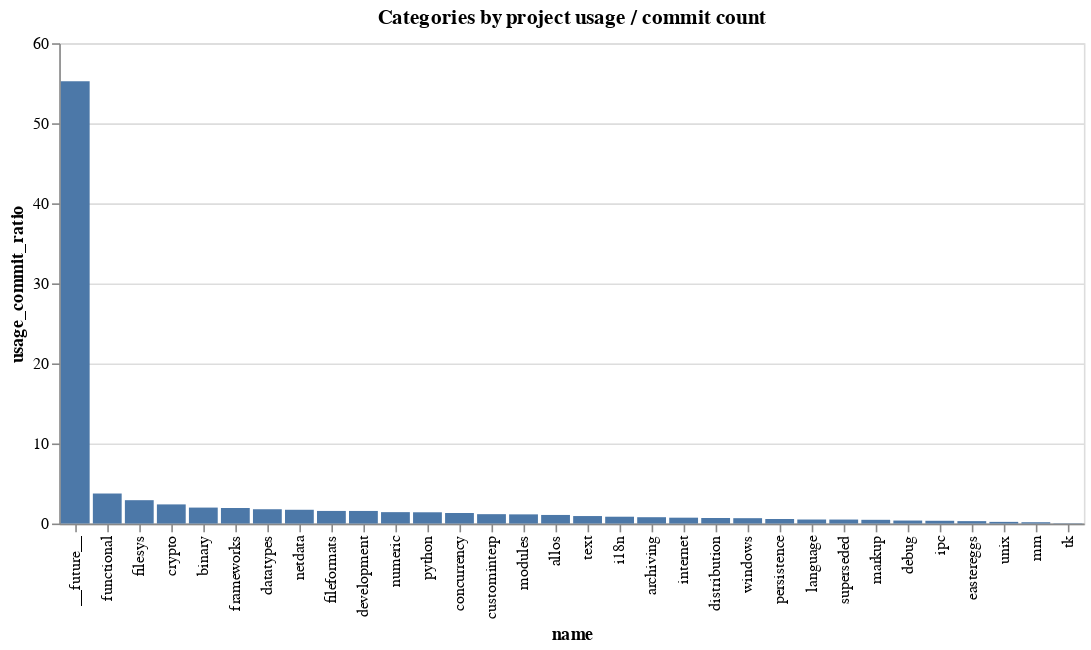

Notebook cell for this chart:
### Markdown cell above
## Categories by project usage / commit count

### Code cell
category_usage_df["usage_commit_ratio"] = category_usage_df["project_count"] / category_usage_df["commits"]

import altair as alt

alt.Chart(category_usage_df).mark_bar().encode(
    alt.X("name:N", sort="-y"),
    alt.Y("usage_commit_ratio:Q"),
    tooltip=["name", "usage_commit_ratio"]
).properties(
    title="Categories by project usage / commit count"
)

### Figure 1 — Vega-Lite specification as saved in the notebook (floating-point values rounded to 4 significant figures)
{"config": {"view": {"continuousWidth": 400, "continuousHeight": 300}}, "data": {"name": "data-3c008e1b477f2c5e60a5343164dc39e7"}, "mark": "bar", "encoding": {"tooltip": [{"type": "nominal", "field": "name"}, {"type": "quantitative", "field": "usage_commit_ratio"}], "x": {"type": "nominal", "field": "name", "sort": "-y"}, "y": {"type": "quantitative", "field": "usage_commit_ratio"}}, "title": "Categories by project usage / commit count", "$schema": "https://vega.github.io/schema/vega-lite/v4.8.1.json", "datasets": {"data-3c008e1b477f2c5e60a5343164dc39e7": [{"name": "__future__", "project_count": 1547, "commits": 28, "usage_commit_ratio": 55.25}, {"name": "allos", "project_count": 2772, "commits": 2587, "usage_commit_ratio": 1.072}, {"name": "archiving", "project_count": 632, "commits": 801, "usage_commit_ratio": 0.789}, {"name": "binary", "project_count": 1143, "commits": 574, "usage_commit_ratio": 1.991}, {"name": "concurrency", "project_count": 1692, "commits": 1289, "usage_commit_ratio": 1.313}, {"name": "crypto", "project_count": 724, "commits": 303, "usage_commit_ratio": 2.389}, {"name": "custominterp", "project_count": 69, "commits": 59, "usage_commit_ratio": 1.169}, {"name": "datatypes", "project_count": 2679, "commits": 1501, "usage_commit_ratio": 1.785}, {"name": "debug", "project_count": 284, "commits": 762, "usage_commit_ratio": 0.3727}, {"name": "development", "project_count": 2057, "commits": 1309, "usage_commit_ratio": 1.571}, {"name": "distribution", "project_count": 1178, "commits": 1708, "usage_commit_ratio": 0.6897}, {"name": "eastereggs", "project_count": 3, "commits": 10, "usage_commit_ratio": 0.3}, {"name": "fileformats", "project_count": 549, "commits": 349, "usage_commit_ratio": 1.573}, {"name": "filesys", "project_count": 3211, "commits": 1101, "usage_commit_ratio": 2.916}, {"name": "frameworks", "project_count": 363, "commits": 187, "usage_commit_ratio": 1.941}, {"name": "functional", "project_count": 1841, "commits": 491, "usage_commit_ratio": 3.749}, {"name": "i18n", "project_count": 245, "commits": 288, "usage_commit_ratio": 0.8507}, {"name": "internet", "project_count": 1408, "commits": 1928, "usage_commit_ratio": 0.7303}, {"name": "ipc", "project_count": 1001, "commits": 2913, "usage_commit_ratio": 0.3436}, {"name": "language", "project_count": 446, "commits": 888, "usage_commit_ratio": 0.5023}, {"name": "markup", "project_count": 436, "commits": 938, "usage_commit_ratio": 0.4648}, {"name": "mm", "project_count": 64, "commits": 392, "usage_commit_ratio": 0.1633}, {"name": "modules", "project_count": 715, "commits": 625, "usage_commit_ratio": 1.144}, {"name": "netdata", "project_count": 1751, "commits": 1019, "usage_commit_ratio": 1.718}, {"name": "numeric", "project_count": 1442, "commits": 1014, "usage_commit_ratio": 1.422}, {"name": "persistence", "project_count": 630, "commits": 1118, "usage_commit_ratio": 0.5635}, {"name": "python", "project_count": 3295, "commits": 2344, "usage_commit_ratio": 1.406}, {"name": "superseded", "project_count": 421, "commits": 847, "usage_commit_ratio": 0.497}, {"name": "text", "project_count": 2459, "commits": 2631, "usage_commit_ratio": 0.9346}, {"name": "tk", "project_count": 48, "commits": 1389, "usage_commit_ratio": 0.03456}, {"name": "unix", "project_count": 309, "commits": 1496, "usage_commit_ratio": 0.2066}, {"name": "windows", "project_count": 147, "commits": 220, "usage_commit_ratio": 0.6682}]}}
